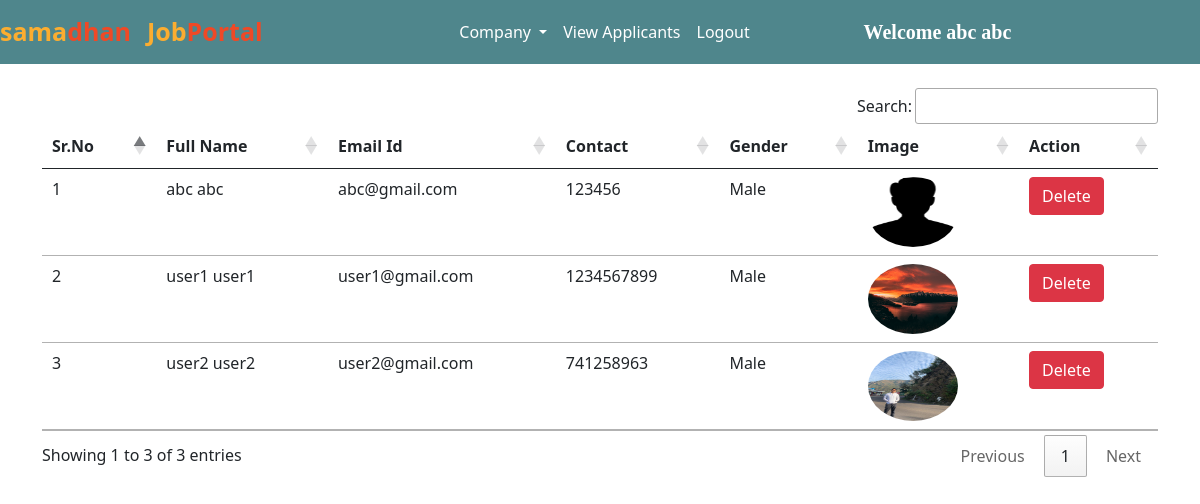
The app's page /view_applicants/ (signed in) with its own data.
### jobs/models.py (models this page shows, shortened)
class Applicant(models.Model):
    user = models.ForeignKey(User, on_delete=models.CASCADE)
    phone = models.CharField(max_length=10)
    image = models.ImageField(upload_to="")
    gender = models.CharField(max_length=10)
    type = models.CharField(max_length=15)

### jobs/views.py (the view)
# urls.py: path("view_applicants/", views.view_applicants, name="view_applicants"),
def view_applicants(request):
    if not request.user.is_authenticated:
        return redirect("/admin_login")
    applicants = Applicant.objects.all()
    return render(request, "view_applicants.html", {'applicants':applicants})

### jobs/templates/view_applicants.html (shortened to what this page needs)
{% extends 'admin_navbar.html' %}
{% block view_applicants %} active {% endblock %}
{% block body %}
<div class="container mt-4">
<table class="table table-hover" id="example">
    <thead>
        <tr>
            <th>Sr.No</th>
            <th>Full Name</th>
            <th>Email Id</th>
            <th>Contact</th>
            <th>Gender</th>
            <th>Image</th>
            <th>Action</th>
        </tr>
    </thead>
    <tbody>
        {% for applicant in applicants %}
        <tr>
            <td>{{forloop.counter}}</td>
            <td>{{applicant.user.get_full_name}}</td>
            <td>{{applicant.user.email}}</td>
            <td>{{applicant.phone}}</td>
            <td>{{applicant.gender}}</td>
            <td><img src="{{applicant.image.url}}" class="rounded-circle" width="90px" height="70px"></td>
            <td><a href="/delete_user/{{applicant.user.id}}/" class="btn btn-danger" onclick="return confirm('Are you sure you want to delete this applicant?')">Delete</a></td>
        </tr>
        {% endfor %}
    </tbody>
</table>
</div>
{% endblock %}

### jobs/templates/admin_navbar.html (shortened to what this page needs)
<!doctype html>
<html lang="en">
<head>
  <link href="https://cdn.jsdelivr.net/npm/bootstrap@5.0.2/dist/css/bootstrap.min.css" rel="stylesheet"
>
  <link rel="stylesheet" href="https://cdn.datatables.net/1.10.25/css/jquery.dataTables.min.css">
  <link rel="stylesheet" href="https://cdn.datatables.net/buttons/1.7.1/css/buttons.dataTables.min.css">
</head>
<body>
  <nav class="navbar navbar-expand-lg navbar-dark">
      <a class="navbar-brand" href="/"><span class="head1">sama</span><span class="head2">dhan</span></a>
      <a class="navbar-brand" href="#"><span class="head1">Job</span><span class="head2">Portal</span></a>
      <div class="container w-50">
      <div class="collapse navbar-collapse" id="navbarSupportedContent">
        <ul class="navbar-nav me-auto mb-2 mb-lg-0">
          <div class="collapse navbar-collapse" id="navbarNavDarkDropdown">
            <ul class="navbar-nav">
              <li class="nav-item dropdown">
                <a class="nav-link active dropdown-toggle" href="#" id="navbarDarkDropdownMenuLink" role="button" data-bs-toggle="dropdown" aria-expanded="false">
                  Company
                </a>
              </li>
            </ul>
          </div>
          <li class="nav-item">
            <a class="nav-link {% block view_applicants %} {% endblock %}" href="/view_applicants/">View Applicants</a>
          </li>
          <li class="nav-item">
            <a class="nav-link active" href="/logout/">Logout</a>
          </li>
        </ul>
        <a class="navbar-brand" style="font-weight: bold; font-family: 'Times New Roman', Times, serif;" href="#">Welcome {{request.user.get_full_name}}</a>
      </div>
      </div>
  </nav>
  {% block body %}
  {% endblock %}
</body>
</html>

### jobs/templates/admin_navbar.html (style rules this page uses)
.navbar { background-color: #4f868c; }
.head1 { color: #FBAD30; font-size: 25px; font-weight: bold; height: 50px; }
.head2 { color: #EF4926; font-size: 25px; font-weight: bold; }

### records on screen
Applicant: user.get_full_name "abc abc", user.email "abc@gmail.com", phone "123456", gender "Male", image (picture)
Applicant: user.get_full_name "user1 user1", user.email "user1@gmail.com", phone "1234567899", gender "Male", image (picture)
Applicant: user.get_full_name "user2 user2", user.email "user2@gmail.com", phone "741258963", gender "Male", image (picture)

### other values on screen
{{ request.user.get_full_name }} "abc abc"
